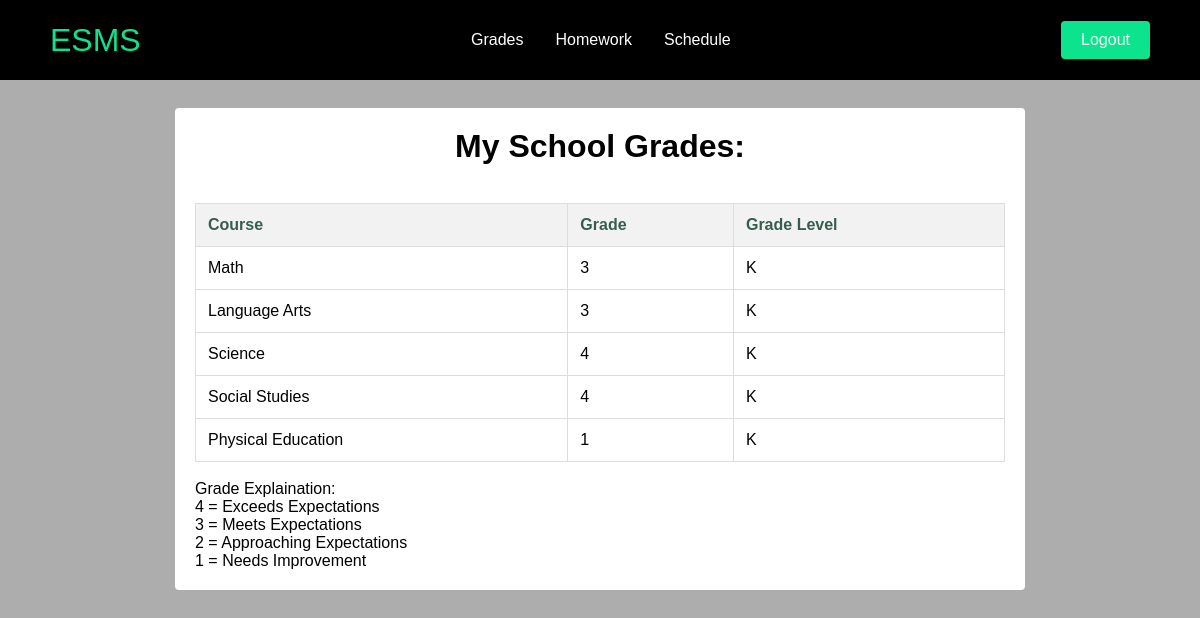
The page /studentGrades.php (signed in) on the database its author committed.
### tables this page shows
CREATE TABLE `grades` (
  `grade_id` int(11) NOT NULL,
  `id` int(11) DEFAULT NULL,
  `course_id` int(20) DEFAULT NULL,
  `grade` enum('1','2','3','4') DEFAULT NULL
);

CREATE TABLE `course` (
  `course_id` int(20) NOT NULL,
  `course_name` varchar(100) DEFAULT NULL,
  `grade_level` varchar(20) DEFAULT NULL,
  `teacher_id` int(11) DEFAULT NULL
);

### studentGrades.php (the view, shortened to what this page needs)
<?php
include('connect.php');
$user_id = $_SESSION['user_id'];
$sql = "SELECT
            u.id, u.fName, u.lName, c.course_name, g.grade, c.grade_level
        FROM grades g
        JOIN users u ON g.id = u.id
        JOIN course c ON g.course_id = c.course_id
        WHERE g.id = ?";
$stmt = $conn->prepare($sql);
$stmt->bind_param("i", $user_id);
$stmt->execute();
$result = $stmt->get_result();
?>
<!DOCTYPE html>
<html lang="en">
<head>
    <link rel="stylesheet" href="styles.css" />
</head>
<body>
    <header>
        <nav class="navbar" role="navigation" aria-label="Main Navigation">
            <div class="navbar__container">
                <a href="studentHome.php" id="navbar-logo">ESMS</a>
                <ul class="navbar__menu">
                    <li class="navbar__item">
                        <a href="studentGrades.php" class="navbar__links">Grades</a>
                    </li>
                    <li class="navbar__item">
                        <a href="studentHomework.php" class="navbar__links">Homework</a>
                    </li>
                    <li class="navbar__item">
                        <a href="studentSchedule.php" class="navbar__links">Schedule</a>
                    </li>
                </ul>
                    <div class="navbar__btn">
                        <a href="logout.php" class="button">Logout</a>
                    </div>
            </div>
        </nav>
        </header><br><br><br><br><br><br>
        <div class = "bodyContent">
            <h1 style="text-align:center;">My School Grades:</h1><br>
            <?php
            if ($result->num_rows > 0) {
                echo "<table>
                        <thead>
                            <tr>
                                <th>Course</th>
                                <th>Grade</th>
                                <th>Grade Level</th>
                            </tr>
                        </thead>
                        <tbody>";
                while($row = $result->fetch_assoc()) {
                    echo "<tr>
                            <td>" . htmlspecialchars($row["course_name"]) . "</td>
                            <td>" . htmlspecialchars($row["grade"]) . "</td>
                            <td>" . htmlspecialchars($row["grade_level"]) . "</td>
                          </tr>";
                }
                echo "</tbody></table>";
            }
            ?>
            <br>
            <div>
                <p> Grade Explaination: </p>
                <p> 4 = Exceeds Expectations </p>
                <p> 3 = Meets Expectations </p>
                <p> 2 = Approaching Expectations </p>
                <p> 1 = Needs Improvement </p>
            </div>
</body>
</html>

### styles.css (style rules this page uses)
body { background-color: #adadad; min-height: 100vh; overflow-y: hidden; }
* { box-sizing: border-box; margin: 0; padding: 0; font-family: "Kumbh Sans", sans-serif; overflow-x: hidden; }
.navbar__container { display: flex; justify-content: space-between; align-items: center; height: 80px; background: black; z-index: 1000; width: 100%; margin: 0 auto; padding: 0 50px; position: fixed; }
#navbar-logo { color: #0ce48d; cursor: pointer; text-decoration: none; font-size: 2rem; }
.navbar__menu { display: flex; justify-content: center; list-style: none; margin: 0 auto; }
.navbar__item { height: 80px; }
.navbar__links { color: white; text-decoration: none; height: 100%; padding: 0 1rem; display: flex; align-items: center; }
.navbar__btn { display: flex; align-items: center; }
.button { background: #0ce48d; padding: 10px 20px; border: none; border-radius: 4px; color: white; text-decoration: none; }
th, td { padding: 10px; border: 1px solid black; }
table { margin:auto; border: 1px solid black; border-collapse: collapse; }
.bodyContent { border-radius: 4px; background-color: white; padding: 20px; margin: auto; width: 850px; flex:1; overflow-y:auto; }
table { width: 100%; border-collapse: collapse; margin-top: 20px; }
th, td { padding: 12px; text-align: left; border: 1px solid #ddd; }
th { background-color: #f2f2f2; color: #365e4d; }

### rows shown on the page
grades: course.course_name "Math", grade "3", course.grade_level "K"
grades: course.course_name "Language Arts", grade "3", course.grade_level "K"
grades: course.course_name "Science", grade "4", course.grade_level "K"
grades: course.course_name "Social Studies", grade "4", course.grade_level "K"
grades: course.course_name "Physical Education", grade "1", course.grade_level "K"
